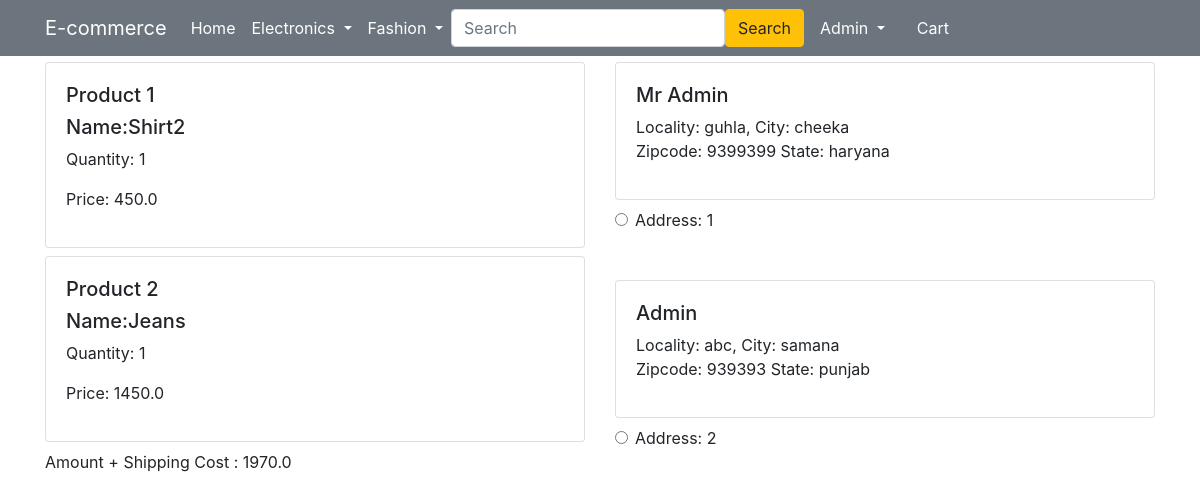
/checkout/ (signed in), run on an earlier commit of the app's database.
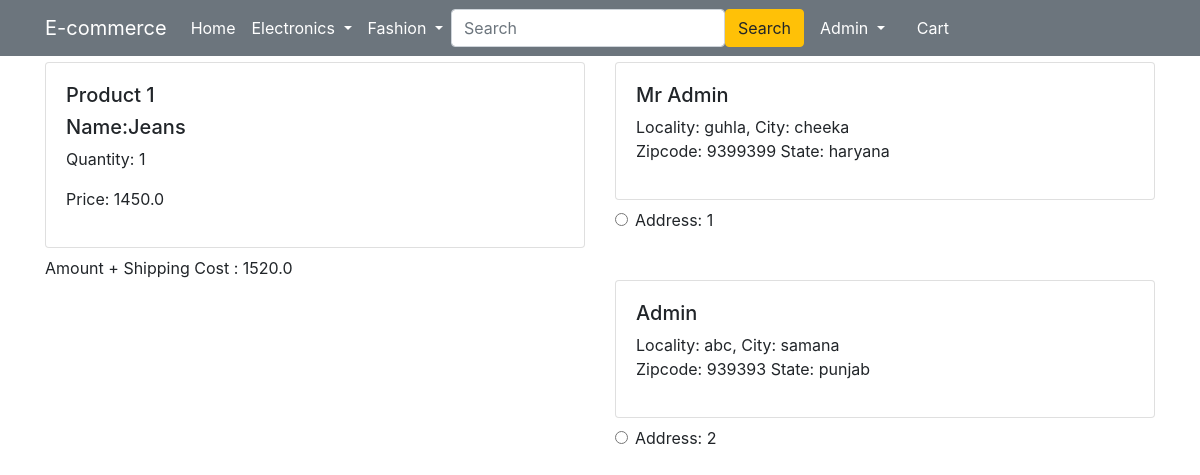
And on a later commit of the database.
### app/models.py (models this page shows, shortened)
class Cart(models.Model):
    user = models.ForeignKey(User,on_delete=models.CASCADE)
    userid = models.PositiveIntegerField(null=False)
    product = models.ForeignKey(Product,on_delete=models.CASCADE)
    quantity = models.PositiveIntegerField(default=1)

class Product(models.Model):
    title = models.CharField(max_length=100)
    selling_price = models.FloatField()
    discounted_price = models.FloatField()
    description = models.TextField()
    brand = models.CharField(max_length=100)
    category = models.CharField(choices=CATEGORY_CHOICES,max_length=2)
    product_image = models.ImageField(upload_to='productImage')

class Customer(models.Model):
    user = models.ForeignKey(User,on_delete=models.CASCADE)
    name = models.CharField(max_length=200)
    locality = models.CharField(max_length=200)
    city = models.CharField(max_length=50)
    zipcode = models.IntegerField()
    state = models.CharField(choices=STATE_CHOICES,max_length=50)

### app/views.py (the view)
# urls.py: path('checkout/', views.checkout, name='checkout'),
@login_required
def checkout(request):
    customer = Customer.objects.filter(user=request.user)
    products = Cart.objects.filter(user=request.user)
    tempamount = 0.0
    totalamount = 0.0
    if products:
        for i in products:
            tempamount=(i.quantity * i.product.discounted_price)
            totalamount += tempamount
    totalamount += 70
    return render(request, 'app/checkout.html',{'customer':customer,'products':products,'totalamount':totalamount})

### app/templates/app/checkout.html (shortened to what this page needs)
{% extends 'app/base.html' %} {% load static %} {% block title %}Buy Now{% endblock title %} {% block main-content %}
<div class="container">
    <div class="row ">
        <div class="col-6 ">
            <h4>Order Summary</h4>
            <hr>{% for i in products %}
            <div class="card mb-2 ">
                <div class="card-body">
                    <h5>Product {{forloop.counter}}</h5>
                    <h5> Name:{{i.product.title}}</h5>
                    <p>Quantity: {{i.quantity}}</p>
                    <p class="fw-bold">Price: {{i.product.discounted_price}}</p>
                </div>
            </div> {% endfor %}
            <p class="">Amount + Shipping Cost : {{totalamount}}</p>
        </div>
        <div class="col-6">
            <h4>Select Shipping Address</h4>
            <form action="/payment_done" id="addressform">
                {% for i in customer %}
                <div class="card">
                    <div class="card-body">
                        <h5 class="text-capitalize">{{i.name}}</h5>
                        <p>Locality: {{i.locality}}, City: {{i.city}} <br> Zipcode: {{i.zipcode}} State: {{i.state}} <br>
                        </p>
                    </div>
                </div>
                <div class="form-check mt-2 mb-5">
                    <input class="form-check-input" type="radio" id="custid{{forloop.counter}}" name="custid" value="{{i.id}}">
                    <label class="form-check-label fw-bold" for="">
                    Address: {{forloop.counter}} </label>
                </div>{% endfor %}
            </form>
        </div>
    </div>
</div>
{% endblock main-content %}

What changed in the data, as far as the page shows it:
removed Cart: product "Shirt2", quantity "1", product.discounted_price "450.0"
Also different on the page:
{{ totalamount }}: "1970.0" → "1520.0"
